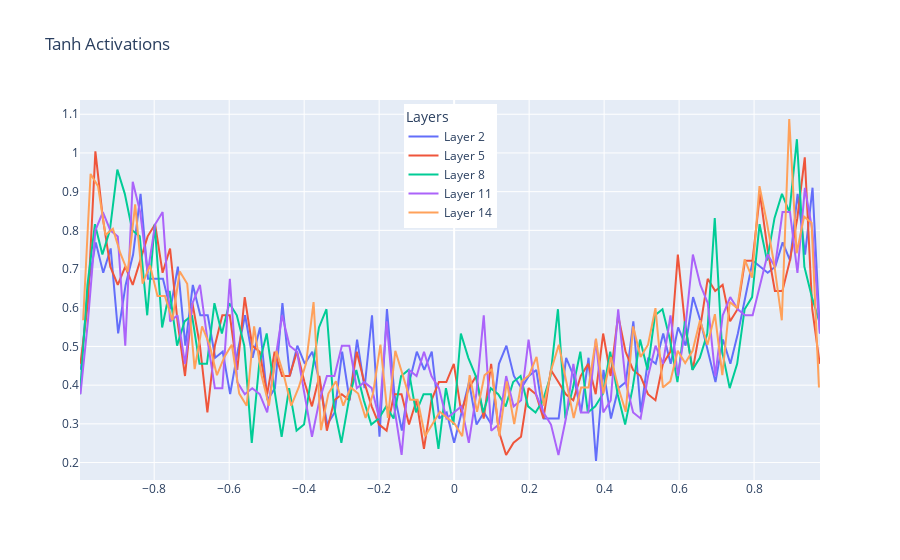

Notebook cell for this chart:
### Code cell
import matplotlib.pyplot as plt
import plotly.graph_objects as go

fig = go.Figure()
for i,layer in enumerate(layers[:-1]):
    if isinstance(layer, Tanh):
        l = f"Layer {i}"
        d = layer.out.detach()
        
        hy,hx = torch.histogram(d, density=True)
        fig.add_trace(go.Scatter(x = hx[:-1], y=hy, name = l))
        print(f"{l} | mean = {d.mean()} | std = {d.std()} | % Saturated = {(d.abs()>0.97).float().mean() * 100} %")
fig.update_layout(legend=dict(
    yanchor="top",
    y=0.99,
    xanchor="center",
    x=0.50,
    title = 'Layers'
), title = "Tanh Activations")
fig.show()
